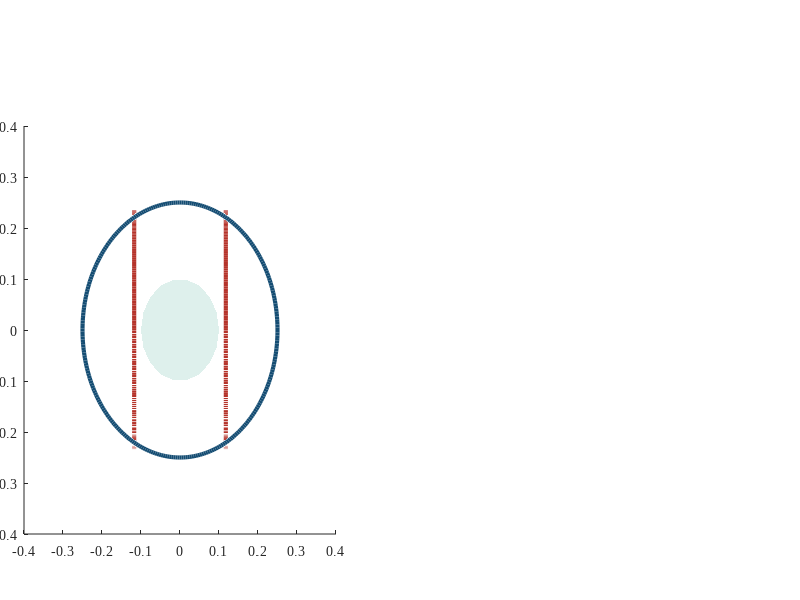

This figure's MATLAB source: (Note: this script raises an error after producing the figure.)
clear; clc; close all;

% Set global font to Serif to match the publication style
set(0, 'DefaultAxesFontName', 'Times New Roman');
set(0, 'DefaultTextFontName', 'Times New Roman');

% Create figure window
fig = figure('Color', 'w', 'Units', 'pixels', 'Position', [80, 80, 1400, 580]);

%% ========================================================================
%  SUBPLOT (a): Nested Orthogonal Helmholtz Unit Cell (L_0 = 0.50 m)
%  ========================================================================
% Adjusted position so 3D box sits slightly lower, leaving room for title & legend
ax1 = axes('Position', [0.03, 0.11, 0.39, 0.68]);
hold(ax1, 'on');

% Exact Colors from Image
c_outer_z = [0.082, 0.302, 0.451]; % Dark Navy Blue (#154D73)
c_inner_x = [0.710, 0.200, 0.165]; % Brick Red (#B5332A)
c_sphere  = [0.165, 0.588, 0.506]; % Teal (#2A9681)
c_gold    = [0.831, 0.627, 0.090]; % Gold Marker (#D4A017)
c_gold_tx = [0.545, 0.412, 0.078]; % Dark Gold Text (#8B6914)

theta = linspace(0, 2*pi, 300);

% 1. Outer Z-Helmholtz Coils (Rz = 0.250 m, z = +/- Rz/2)
Rz = 0.250;
z_pos = Rz / 2;
x_z = Rz * cos(theta);
y_z = Rz * sin(theta);
p_z1 = plot3(ax1, x_z, y_z,  z_pos * ones(size(theta)), 'Color', c_outer_z, 'LineWidth', 3.0);
       plot3(ax1, x_z, y_z, -z_pos * ones(size(theta)), 'Color', c_outer_z, 'LineWidth', 3.0);

% 2. Inner X-Helmholtz Coils (Rx = 0.235 m, x = +/- Rx/2)
Rx = 0.235;
x_pos = Rx / 2;
y_x = Rx * cos(theta);
z_x = Rx * sin(theta);
p_x1 = plot3(ax1,  x_pos * ones(size(theta)), y_x, z_x, 'Color', c_inner_x, 'LineWidth', 3.0);
       plot3(ax1, -x_pos * ones(size(theta)), y_x, z_x, 'Color', c_inner_x, 'LineWidth', 3.0);

% 3. Core Canopy Sphere (r = 10 cm = 0.10 m)
r_s = 0.10;
[Xs, Ys, Zs] = sphere(18);
surf(ax1, r_s*Xs, r_s*Ys, r_s*Zs, ...
    'FaceColor', c_sphere, 'FaceAlpha', 0.08, ...
    'EdgeColor', c_sphere, 'EdgeAlpha', 0.45, 'LineWidth', 0.6);

% Dummy line for exact legend representation of the sphere
p_sph = plot3(ax1, [NaN NaN], [NaN NaN], [NaN NaN], '-', ...
    'Color', [c_sphere, 0.6], 'LineWidth', 1.0);

% 4. 3D Clearance Marker & Text (d_min = 16.8 mm) on front-right intersection
pt_clear = [0.1175, sqrt(Rz^2 - 0.1175^2), 0.125];
plot3(ax1, pt_clear(1), pt_clear(2), pt_clear(3), 'o', ...
    'MarkerSize', 8, 'MarkerFaceColor', c_gold, 'MarkerEdgeColor', c_gold);

text(ax1, pt_clear(1) - 0.01, pt_clear(2) + 0.015, pt_clear(3) + 0.045, ...
    {'$d_{\min} = 16.8\ \mathrm{mm}$', '\textbf{3D Clearance}'}, ...
    'Interpreter', 'latex', 'Color', c_gold_tx, 'FontSize', 10.5, ...
    'HorizontalAlignment', 'left');

% Axes Formatting & Exact 3D View matching Python/Matplotlib
grid(ax1, 'on');
ax1.GridLineStyle = '--';
ax1.GridAlpha = 0.45;
ax1.FontSize = 11;
ax1.TickLabelInterpreter = 'latex';
axis(ax1, 'equal');
xlim(ax1, [-0.28, 0.28]);
ylim(ax1, [-0.28, 0.28]);
zlim(ax1, [-0.28, 0.28]);

ticks_3d = -0.2:0.1:0.2;
tick_labels_3d = {'$-0.2$', '$-0.1$', '$0.0$', '$0.1$', '$0.2$'};
set(ax1, 'XTick', ticks_3d, 'XTickLabel', tick_labels_3d, ...
         'YTick', ticks_3d, 'YTickLabel', tick_labels_3d, ...
         'ZTick', ticks_3d, 'ZTickLabel', tick_labels_3d);

% Correct view so y(m) is on the left (-0.2 to 0.2) and x(m) is on the right (0.2 to -0.2)
view(ax1, [-38, 22]);
set(ax1, 'YDir', 'reverse');

xlabel(ax1, '$x\ (\mathrm{m})$', 'Interpreter', 'latex', 'FontSize', 12, 'Position', [0.02, 0.36, -0.32]);
ylabel(ax1, '$y\ (\mathrm{m})$', 'Interpreter', 'latex', 'FontSize', 12, 'Position', [-0.36, -0.02, -0.32]);
zlabel(ax1, '$z\ (\mathrm{m})$', 'Interpreter', 'latex', 'FontSize', 12);

% Use normalized title position to prevent any collision with 3D box or legend
t1 = title(ax1, '\textbf{(a) Nested Orthogonal Helmholtz Unit Cell ($L_0 = 0.50\ \mathbf{m}$)}', ...
    'Interpreter', 'latex', 'FontSize', 13.5);
set(t1, 'Units', 'normalized', 'Position', [0.52, 1.20, 0]);

% Place legend neatly below the title on the top-left without overlapping
leg1 = legend(ax1, [p_z1, p_x1, p_sph], ...
    {'Outer Z-Helmholtz ($R_z = 0.250\ \mathrm{m}$)', ...
     'Inner X-Helmholtz ($R_x = 0.235\ \mathrm{m}$)', ...
     'Core Canopy Sphere ($r = 10\ \mathrm{cm}$)'}, ...
    'Interpreter', 'latex', 'FontSize', 10.5);
set(leg1, 'Units', 'normalized', 'Position', [0.055, 0.77, 0.23, 0.13]);
leg1.BoxFace.ColorType = 'truecoloralpha';
leg1.BoxFace.ColorData = uint8(255 * [1; 1; 1; 0.92]);
leg1.EdgeColor = [0.8 0.8 0.8];


%% ========================================================================
%  SUBPLOT (b): Conductor Mass-Power Invariance & ESM Trade-Off
%  ========================================================================
ax2 = axes('Position', [0.50, 0.12, 0.47, 0.79]);
hold(ax2, 'on');

% Exact Colors from Image (b)
c_nom  = [0.082, 0.302, 0.451]; % Dark Navy Blue (#154D73)
c_leo  = [0.161, 0.478, 0.710]; % Medium Blue (#297AB5)
c_peak = [0.710, 0.200, 0.165]; % Brick Red (#B5332A)
c_esm  = [0.275, 0.353, 0.412]; % Dark Slate Grey (#465A69)
c_awg  = [0.075, 0.475, 0.376]; % Dark Teal Green (#137960)

M_z = linspace(0.08, 0.65, 500);

% Constants c_{1,z} (kg*W)
c1_nom  = 0.287;
c1_leo  = 0.830;
c1_peak = 1.103;
alpha   = 0.15; % kg/W

% Hyperbolic Curves: P_z = c_{1,z} / M_z
P_nom  = c1_nom  ./ M_z;
P_leo  = c1_leo  ./ M_z;
P_peak = c1_peak ./ M_z;

% ESM Optimum Locus: M_z* = alpha * P_z*  =>  P_z = M_z / alpha
P_esm  = M_z / alpha;

% Plot Curves
h_nom  = plot(ax2, M_z, P_nom,  '-',  'Color', c_nom,  'LineWidth', 2.4);
h_leo  = plot(ax2, M_z, P_leo,  '--', 'Color', c_leo,  'LineWidth', 2.4);
h_peak = plot(ax2, M_z, P_peak, '-.', 'Color', c_peak, 'LineWidth', 2.4);
h_esm  = plot(ax2, M_z, P_esm,  ':',  'Color', c_esm,  'LineWidth', 1.6);

% ESM Optimum Intersection Dots: M_z* = sqrt(alpha * c_{1,z}), P_z* = sqrt(c_{1,z} / alpha)
M_opt_nom  = sqrt(alpha * c1_nom);  P_opt_nom  = c1_nom  / M_opt_nom;
M_opt_leo  = sqrt(alpha * c1_leo);  P_opt_leo  = c1_leo  / M_opt_leo;
M_opt_peak = sqrt(alpha * c1_peak); P_opt_peak = c1_peak / M_opt_peak;

plot(ax2, M_opt_nom,  P_opt_nom,  'o', 'MarkerSize', 8.5, 'MarkerFaceColor', c_nom,  'MarkerEdgeColor', c_nom);
plot(ax2, M_opt_leo,  P_opt_leo,  'o', 'MarkerSize', 8.5, 'MarkerFaceColor', c_leo,  'MarkerEdgeColor', c_leo);
plot(ax2, M_opt_peak, P_opt_peak, 'o', 'MarkerSize', 8.5, 'MarkerFaceColor', c_peak, 'MarkerEdgeColor', c_peak);

% Selected 24 AWG Z-Winding Triangles (M_{z,24} = 0.230 kg)
M_24 = 0.230;
h_awg = plot(ax2, M_24, c1_nom/M_24, '^', 'MarkerSize', 9.5, ...
    'MarkerFaceColor', c_awg, 'MarkerEdgeColor', c_awg);
plot(ax2, M_24, c1_leo/M_24,  '^', 'MarkerSize', 9.5, ...
    'MarkerFaceColor', c_awg, 'MarkerEdgeColor', c_awg);
plot(ax2, M_24, c1_peak/M_24, '^', 'MarkerSize', 9.5, ...
    'MarkerFaceColor', c_awg, 'MarkerEdgeColor', c_awg);

% Annotation Callout Box & Arrow
plot(ax2, [0.308, 0.235], [1.18, 1.25], '-', 'Color', c_awg, 'LineWidth', 1.3);
plot(ax2, 0.235, 1.25, '<', 'MarkerSize', 6, 'MarkerFaceColor', c_awg, 'MarkerEdgeColor', c_awg);

text(ax2, 0.308, 1.05, ...
    {'\textbf{ESM Opt (0.208 kg, 1.38 W)}', '\textbf{24 AWG (0.230 kg, 1.25 W)}'}, ...
    'Interpreter', 'latex', 'Color', c_awg, 'FontSize', 10.5, ...
    'BackgroundColor', [0.95, 0.98, 0.97], 'EdgeColor', c_awg, ...
    'LineWidth', 1.1, 'Margin', 5);

% Axes Formatting
grid(ax2, 'on');
ax2.GridLineStyle = '--';
ax2.GridAlpha = 0.35;
box(ax2, 'on');
ax2.LineWidth = 0.9;
ax2.FontSize = 11;
ax2.TickLabelInterpreter = 'latex';

xlim(ax2, [0.08, 0.65]);
ylim(ax2, [0, 9]);
set(ax2, 'XTick', 0.1:0.1:0.6, 'YTick', 0:1:9);

xlabel(ax2, '\textbf{Z-Pair Copper Conductor Mass $M_z$ (kg)}', 'Interpreter', 'latex', 'FontSize', 12.5);
ylabel(ax2, '\textbf{Ohmic Joule Dissipation $P_z$ (W)}', 'Interpreter', 'latex', 'FontSize', 12.5);
title(ax2, '\textbf{(b) Conductor Mass-Power Invariance \& ESM Trade-Off}', 'Interpreter', 'latex', 'FontSize', 13.5);

% Legend
leg2 = legend(ax2, [h_nom, h_leo, h_peak, h_esm, h_awg], ...
    {'Nominal $B_z = 50\ \mu\mathrm{T}\ (c_{1,z} = 0.287\ \mathrm{kg\cdot W})$', ...
     'LEO $35\ \mu\mathrm{T}$ Comp. $B_z = 85\ \mu\mathrm{T}\ (c_{1,z} = 0.830\ \mathrm{kg\cdot W})$', ...
     'Peak $48\ \mu\mathrm{T}$ Comp. $B_z = 98\ \mu\mathrm{T}\ (c_{1,z} = 1.103\ \mathrm{kg\cdot W})$', ...
     'ESM Optimum Locus ($M_z^* = \alpha P_z^*,\ \alpha = 0.15\ \mathrm{kg/W}$)', ...
     'Selected 24 AWG Z-Winding ($M_{z,24} = 0.230\ \mathrm{kg}$)'}, ...
    'Interpreter', 'latex', 'FontSize', 10.5, 'Location', 'northeast');
leg2.EdgeColor = [0.8 0.8 0.8];
